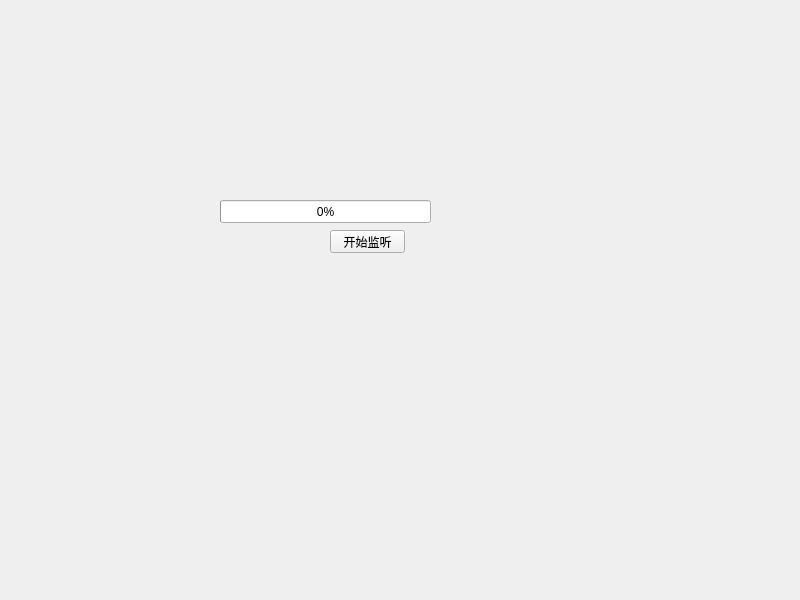
<?xml version="1.0" encoding="UTF-8"?>
<ui version="4.0">
 <class>Widget</class>
 <widget class="QWidget" name="Widget">
  <property name="geometry">
   <rect>
    <x>0</x>
    <y>0</y>
    <width>800</width>
    <height>600</height>
   </rect>
  </property>
  <property name="windowTitle">
   <string>Widget</string>
  </property>
  <widget class="QPushButton" name="startBtn">
   <property name="geometry">
    <rect>
     <x>330</x>
     <y>230</y>
     <width>75</width>
     <height>23</height>
    </rect>
   </property>
   <property name="text">
    <string>开始监听</string>
   </property>
  </widget>
  <widget class="QProgressBar" name="ServerProgressBar">
   <property name="geometry">
    <rect>
     <x>220</x>
     <y>200</y>
     <width>211</width>
     <height>23</height>
    </rect>
   </property>
   <property name="value">
    <number>0</number>
   </property>
  </widget>
  <widget class="QLabel" name="serverStatusLabel">
   <property name="geometry">
    <rect>
     <x>220</x>
     <y>180</y>
     <width>201</width>
     <height>16</height>
    </rect>
   </property>
   <property name="text">
    <string/>
   </property>
  </widget>
 </widget>
 <resources/>
 <connections/>
</ui>
